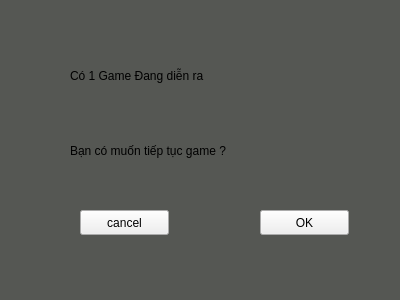
<?xml version="1.0" encoding="UTF-8"?>
<ui version="4.0">
 <class>OldGameDlg</class>
 <widget class="QWidget" name="OldGameDlg">
  <property name="geometry">
   <rect>
    <x>0</x>
    <y>0</y>
    <width>400</width>
    <height>300</height>
   </rect>
  </property>
  <property name="windowTitle">
   <string>Form</string>
  </property>
  <property name="styleSheet">
   <string notr="true">#OldGameDlg{
	
	background-color: rgb(85, 87, 83);
}</string>
  </property>
  <widget class="QLabel" name="label">
   <property name="geometry">
    <rect>
     <x>70</x>
     <y>50</y>
     <width>231</width>
     <height>51</height>
    </rect>
   </property>
   <property name="text">
    <string>Có 1 Game Đang diễn ra</string>
   </property>
  </widget>
  <widget class="QLabel" name="label_2">
   <property name="geometry">
    <rect>
     <x>70</x>
     <y>130</y>
     <width>211</width>
     <height>41</height>
    </rect>
   </property>
   <property name="text">
    <string>Bạn có muốn tiếp tục game ?</string>
   </property>
  </widget>
  <widget class="QPushButton" name="pushButton">
   <property name="geometry">
    <rect>
     <x>260</x>
     <y>210</y>
     <width>89</width>
     <height>25</height>
    </rect>
   </property>
   <property name="text">
    <string>OK</string>
   </property>
  </widget>
  <widget class="QPushButton" name="pushButton_2">
   <property name="geometry">
    <rect>
     <x>80</x>
     <y>210</y>
     <width>89</width>
     <height>25</height>
    </rect>
   </property>
   <property name="text">
    <string>cancel</string>
   </property>
  </widget>
 </widget>
 <resources/>
 <connections/>
</ui>
